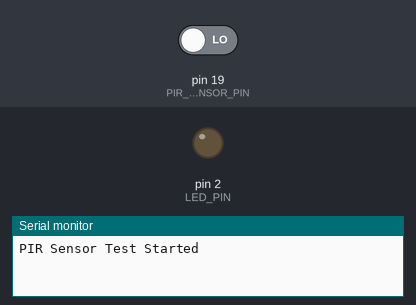
Bench run of a sketch on a simulated Arduino Uno, built with avr-gcc and run on an emulated ATmega328P. On the bench: output pins drawn as LEDs (lit = HIGH), the last lines printed to the serial monitor. The test bench sets the inputs (shaded band); at power-on: pin 19 (PIR_SENSOR_PIN) LOW.

Above: at 1.2 s.
1.3 s: pin 19 (PIR_SENSOR_PIN) driven HIGH
At 2.5 s:
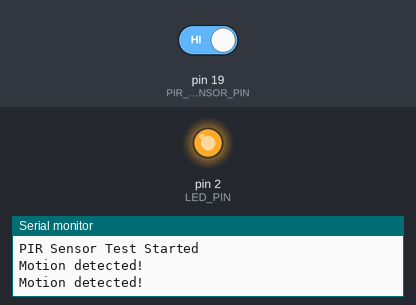
2.8 s: pin 19 (PIR_SENSOR_PIN) driven LOW
At 4.3 s:
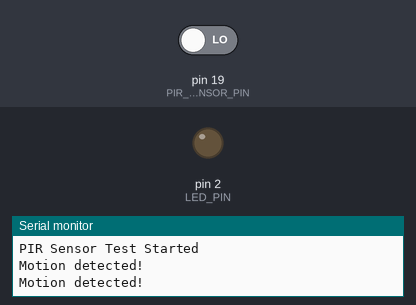
Timing chart, 0 to 5.8 s (numbered marks = the images above; inputs shaded):
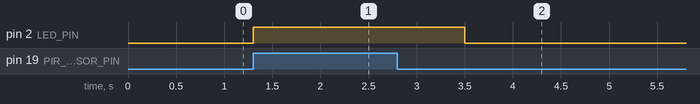

Measured:
- after the input at 1.3 s, pin 2 (LED_PIN): LOW → HIGH at once
- after the input at 2.8 s, pin 2 (LED_PIN): HIGH → LOW after 0.70 s

The sketch:

sensor.ino
```cpp
#define PIR_SENSOR_PIN 19
#define LED_PIN 2

void setup() {
  pinMode(PIR_SENSOR_PIN, INPUT);
  pinMode(LED_PIN, OUTPUT);
  Serial.begin(115200);
  Serial.println("PIR Sensor Test Started");
}

void loop() {
  int motion = digitalRead(PIR_SENSOR_PIN);

  if (motion == HIGH) {
    Serial.println("Motion detected!");
    digitalWrite(LED_PIN, HIGH);
    delay(1000);
  } else {
    digitalWrite(LED_PIN, LOW);
  }

  delay(100);
}
```
